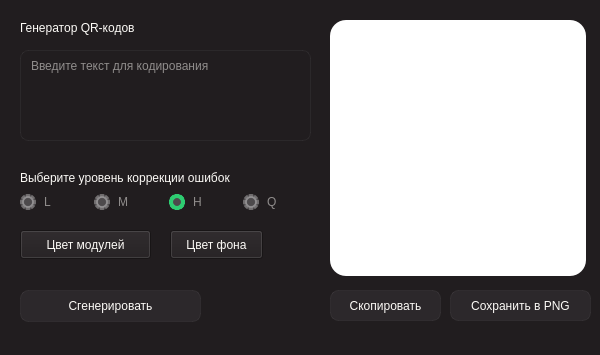
<?xml version="1.0" encoding="UTF-8"?>
<ui version="4.0">
 <class>MainWindow</class>
 <widget class="QMainWindow" name="MainWindow">
  <property name="geometry">
   <rect>
    <x>0</x>
    <y>0</y>
    <width>600</width>
    <height>355</height>
   </rect>
  </property>
  <property name="sizePolicy">
   <sizepolicy hsizetype="Preferred" vsizetype="Preferred">
    <horstretch>0</horstretch>
    <verstretch>0</verstretch>
   </sizepolicy>
  </property>
  <property name="minimumSize">
   <size>
    <width>600</width>
    <height>355</height>
   </size>
  </property>
  <property name="maximumSize">
   <size>
    <width>600</width>
    <height>355</height>
   </size>
  </property>
  <property name="acceptDrops">
   <bool>true</bool>
  </property>
  <property name="windowTitle">
   <string>QRGENERATOR</string>
  </property>
  <property name="autoFillBackground">
   <bool>false</bool>
  </property>
  <property name="styleSheet">
   <string notr="true">background-color: #211D1F;
color: #FDFBF7;</string>
  </property>
  <property name="animated">
   <bool>true</bool>
  </property>
  <widget class="QWidget" name="centralwidget">
   <widget class="QPushButton" name="pushButton_generate">
    <property name="geometry">
     <rect>
      <x>20</x>
      <y>290</y>
      <width>181</width>
      <height>32</height>
     </rect>
    </property>
    <property name="cursor">
     <cursorShape>PointingHandCursor</cursorShape>
    </property>
    <property name="styleSheet">
     <string notr="true">QPushButton {
  border: 1px solid rgba(255, 255, 255, 0.05);
  border-radius: 8px;
  padding: 4px 6px;
  background-color: #2C282B;
  color: #FDFBF7;
}
QPushButton:hover {
  background-color: #272325;
}
</string>
    </property>
    <property name="text">
     <string>Сгенерировать</string>
    </property>
   </widget>
   <widget class="QGraphicsView" name="graphicsView_result">
    <property name="enabled">
     <bool>true</bool>
    </property>
    <property name="geometry">
     <rect>
      <x>330</x>
      <y>20</y>
      <width>256</width>
      <height>256</height>
     </rect>
    </property>
    <property name="autoFillBackground">
     <bool>false</bool>
    </property>
    <property name="styleSheet">
     <string notr="true">border: none;
border-radius: 16px;
padding: 16px;
background-color: white;
</string>
    </property>
   </widget>
   <widget class="QPlainTextEdit" name="plainTextEdit_data">
    <property name="geometry">
     <rect>
      <x>20</x>
      <y>50</y>
      <width>291</width>
      <height>91</height>
     </rect>
    </property>
    <property name="cursor" stdset="0">
     <cursorShape>IBeamCursor</cursorShape>
    </property>
    <property name="styleSheet">
     <string notr="true">border: 1px solid rgba(255, 255, 255, 0.05);
border-radius: 8px;
padding: 4px 6px;
selection-background-color: rgba(46, 204, 113, 0.2);
selection-color: #FDFBF7;</string>
    </property>
    <property name="placeholderText">
     <string>Введите текст для кодирования</string>
    </property>
   </widget>
   <widget class="QLabel" name="label_ecc">
    <property name="geometry">
     <rect>
      <x>20</x>
      <y>170</y>
      <width>291</width>
      <height>16</height>
     </rect>
    </property>
    <property name="text">
     <string>Выберите уровень коррекции ошибок</string>
    </property>
   </widget>
   <widget class="QWidget" name="horizontalLayoutWidget">
    <property name="geometry">
     <rect>
      <x>20</x>
      <y>190</y>
      <width>291</width>
      <height>24</height>
     </rect>
    </property>
    <layout class="QHBoxLayout" name="horizontalLayout_">
     <item>
      <widget class="QRadioButton" name="radioButton_ecc_L">
       <property name="cursor">
        <cursorShape>PointingHandCursor</cursorShape>
       </property>
       <property name="styleSheet">
        <string notr="true">QRadioButton {
  color: #8f8c8b;
}
QRadioButton::indicator {
  width: 8px;
  height: 8px;
  background-color: rgba(255, 255, 255, 0.2);
  border: 4px solid rgba(255, 255, 255, 0.2);
  border-radius: 8px;
  margin-right: 2px;
}
QRadioButton::indicator:checked {
  border-color: #2ecc71;
}</string>
       </property>
       <property name="text">
        <string>L</string>
       </property>
      </widget>
     </item>
     <item>
      <widget class="QRadioButton" name="radioButton_ecc_M">
       <property name="cursor">
        <cursorShape>PointingHandCursor</cursorShape>
       </property>
       <property name="styleSheet">
        <string notr="true">QRadioButton {
  color: #8f8c8b;
}
QRadioButton::indicator {
  width: 8px;
  height: 8px;
  background-color: rgba(255, 255, 255, 0.2);
  border: 4px solid rgba(255, 255, 255, 0.2);
  border-radius: 8px;
  margin-right: 2px;
}
QRadioButton::indicator:checked {
  border-color: #2ecc71;
}</string>
       </property>
       <property name="text">
        <string>M</string>
       </property>
      </widget>
     </item>
     <item>
      <widget class="QRadioButton" name="radioButton_ecc_H">
       <property name="cursor">
        <cursorShape>PointingHandCursor</cursorShape>
       </property>
       <property name="styleSheet">
        <string notr="true">QRadioButton {
  color: #8f8c8b;
}
QRadioButton::indicator {
  width: 8px;
  height: 8px;
  background-color: rgba(255, 255, 255, 0.2);
  border: 4px solid rgba(255, 255, 255, 0.2);
  border-radius: 8px;
  margin-right: 2px;
}
QRadioButton::indicator:checked {
  border-color: #2ecc71;
}</string>
       </property>
       <property name="text">
        <string>H</string>
       </property>
       <property name="checked">
        <bool>true</bool>
       </property>
      </widget>
     </item>
     <item>
      <widget class="QRadioButton" name="radioButton_ecc_Q">
       <property name="cursor">
        <cursorShape>PointingHandCursor</cursorShape>
       </property>
       <property name="styleSheet">
        <string notr="true">QRadioButton {
  color: #8f8c8b;
}
QRadioButton::indicator {
  width: 8px;
  height: 8px;
  background-color: rgba(255, 255, 255, 0.2);
  border: 4px solid rgba(255, 255, 255, 0.2);
  border-radius: 8px;
  margin-right: 2px;
}
QRadioButton::indicator:checked {
  border-color: #2ecc71;
}</string>
       </property>
       <property name="text">
        <string>Q</string>
       </property>
      </widget>
     </item>
    </layout>
   </widget>
   <widget class="QPushButton" name="pushButton_save">
    <property name="enabled">
     <bool>false</bool>
    </property>
    <property name="geometry">
     <rect>
      <x>450</x>
      <y>290</y>
      <width>141</width>
      <height>31</height>
     </rect>
    </property>
    <property name="cursor">
     <cursorShape>PointingHandCursor</cursorShape>
    </property>
    <property name="mouseTracking">
     <bool>true</bool>
    </property>
    <property name="styleSheet">
     <string notr="true">QPushButton {
  border: 1px solid rgba(255, 255, 255, 0.05);
  border-radius: 8px;
  padding: 4px 6px;
  background-color: #2C282B;
  color: #FDFBF7;
}
QPushButton:hover {
  background-color: #272325;
}
</string>
    </property>
    <property name="text">
     <string>Сохранить в PNG</string>
    </property>
   </widget>
   <widget class="QPushButton" name="pushButton_copy">
    <property name="enabled">
     <bool>false</bool>
    </property>
    <property name="geometry">
     <rect>
      <x>330</x>
      <y>290</y>
      <width>111</width>
      <height>31</height>
     </rect>
    </property>
    <property name="cursor">
     <cursorShape>PointingHandCursor</cursorShape>
    </property>
    <property name="styleSheet">
     <string notr="true">QPushButton {
  border: 1px solid rgba(255, 255, 255, 0.05);
  border-radius: 8px;
  padding: 4px 6px;
  background-color: #2C282B;
  color: #FDFBF7;
}
QPushButton:hover {
  background-color: #272325;
}
</string>
    </property>
    <property name="text">
     <string>Скопировать</string>
    </property>
   </widget>
   <widget class="QLabel" name="label_title">
    <property name="geometry">
     <rect>
      <x>20</x>
      <y>20</y>
      <width>141</width>
      <height>16</height>
     </rect>
    </property>
    <property name="text">
     <string>Генератор QR-кодов</string>
    </property>
   </widget>
   <widget class="QPushButton" name="chooseModuleColor">
    <property name="geometry">
     <rect>
      <x>20</x>
      <y>230</y>
      <width>131</width>
      <height>29</height>
     </rect>
    </property>
    <property name="text">
     <string>Цвет модулей</string>
    </property>
   </widget>
   <widget class="QPushButton" name="pushButton">
    <property name="geometry">
     <rect>
      <x>170</x>
      <y>230</y>
      <width>93</width>
      <height>29</height>
     </rect>
    </property>
    <property name="text">
     <string>Цвет фона</string>
    </property>
   </widget>
  </widget>
  <widget class="QStatusBar" name="statusbar"/>
 </widget>
 <resources/>
 <connections/>
</ui>
